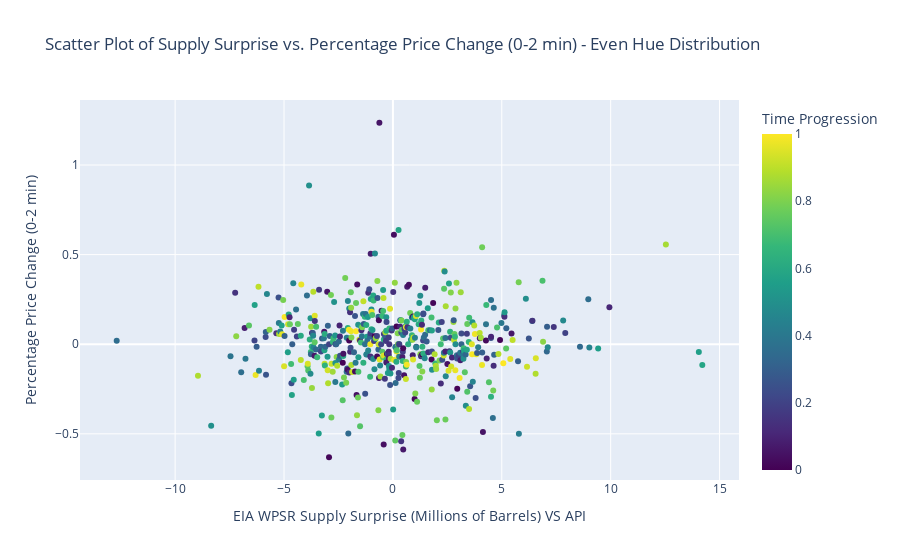

Write notebook code for a chart like this one.
### Code cell
date_percentage_change_df_api_sorted = date_percentage_change_df_api.sort_values(by='supply_surprise')

# Assuming date_percentage_change_df is already created and 'Start_Datetime' is a datetime column

# 1. Convert 'Start_Datetime' to datetime objects (ensure it's datetime)
date_percentage_change_df_api_sorted['Start_Datetime'] = pd.to_datetime(date_percentage_change_df_api_sorted['Start_Datetime'])

# 2. Calculate a numerical time representation for even color distribution
min_datetime = date_percentage_change_df_api_sorted['Start_Datetime'].min()
max_datetime = date_percentage_change_df_api_sorted['Start_Datetime'].max()

# Calculate the proportion of time elapsed since the earliest date
date_percentage_change_df_api_sorted['Time_Proportion'] = (date_percentage_change_df_api_sorted['Start_Datetime'] - min_datetime) / (max_datetime - min_datetime)

###############################################

# Assuming your DataFrame is called date_percentage_change_df_api_sorted
# and it's already loaded as shown in your example

# 1. Prepare the data
# Independent variable (predictor): supply_surprise
X = date_percentage_change_df_api_sorted['supply_surprise']

# Dependent variable (response): Percentage_Change_0to2min
y = date_percentage_change_df_api_sorted['Percentage_Change_0to2min']

# 2. Add a constant to the independent variable (for the intercept in the regression model)
X = sm.add_constant(X)  # statsmodels needs explicit constant for intercept

# If using sklearn, you don't need to add a constant manually
# For sklearn, X and y should generally be 2D arrays or DataFrames and Series respectively.

# 3. Fit the linear regression model using statsmodels (Ordinary Least Squares - OLS)
model = sm.OLS(y, X)
results = model.fit()

# Alternatively, using scikit-learn (sklearn):
# from sklearn.linear_model import LinearRegression
# model = LinearRegression()
# model.fit(X, y) # For sklearn, X should be DataFrame or 2D array, y should be Series or 1D array


# 4. Print the regression results (using statsmodels)
print(results.summary())

# If using sklearn, you would access coefficients and R-squared like this:
# if isinstance(model, LinearRegression): # Check if model is sklearn's LinearRegression for safety
#     print(f"Intercept: {model.intercept_}")
#     print(f"Coefficient for supply_surprise: {model.coef_[1]}") # [1] because coef_[0] would be for constant if constant was included in X
#     # To get R-squared with sklearn, you'd need to use sklearn.metrics.r2_score
#     from sklearn.metrics import r2_score
#     y_predicted = model.predict(X)
#     r_squared = r2_score(y, y_predicted)
#     print(f"R-squared: {r_squared}")


# Optional: Print just the coefficients and R-squared for brevity (using statsmodels results)
print("\n--- Coefficients ---")
print(results.params)
print("\n--- R-squared ---")
print(f"R-squared: {results.rsquared}")

X = date_percentage_change_df_api_sorted['supply_surprise']

# Dependent variable (response): Percentage_Change_0to2min
y = date_percentage_change_df_api_sorted['Percentage_Change_0to2min']

# 2. Get the weights from the 'Time_Proportion' column
weights = date_percentage_change_df_api_sorted['Time_Proportion'] + 1

# 3. Add a constant to the independent variable (for the intercept)
X = sm.add_constant(X)

# 4. Perform Weighted Least Squares (WLS) regression using statsmodels
weighted_model = sm.WLS(y, X, weights=weights) # Use sm.WLS and pass the weights
weighted_results = weighted_model.fit()

# 5. Print the weighted regression results
print(weighted_results.summary())

# Optional: Print just coefficients and R-squared for brevity
print("\n--- Weighted Coefficients ---")
print(weighted_results.params)
print("\n--- Weighted R-squared ---")
print(f"Weighted R-squared: {weighted_results.rsquared}")
#################################################################

# 3. Create the interactive scatter plot using Plotly Express, coloring by 'Time_Proportion'
fig_scatter_surprise_vs_pricechange_even_hue = px.scatter(
    date_percentage_change_df_api_sorted,
    x='supply_surprise',
    y='Percentage_Change_0to2min',
    color='Time_Proportion',  # Color by the numerical time proportion
    hover_data=['Date', 'Start_Datetime', 'End_Datetime', 'Start_Price', 'End_Price'],
    title='Scatter Plot of Supply Surprise vs. Percentage Price Change (0-2 min) - Even Hue Distribution',
    labels={
        'supply_surprise': 'EIA WPSR Supply Surprise (Millions of Barrels)',
        'Percentage_Change_0to2min': 'Percentage Price Change (0-2 min)',
        'Time_Proportion': 'Time Progression' # Label for color legend
    },
    color_continuous_scale=px.colors.sequential.Viridis # Keep the same or choose a different colorscale
)

fig_scatter_surprise_vs_pricechange_even_hue.update_layout(
    xaxis_title='EIA WPSR Supply Surprise (Millions of Barrels) VS API',
    yaxis_title='Percentage Price Change (0-2 min)'
)

fig_scatter_surprise_vs_pricechange_even_hue.show()
display(date_percentage_change_df_api_sorted)

### Figure 1 — Plotly figure (JSON) as saved in the notebook; plotly's stock layout.template omitted (floating-point values rounded to 4 significant figures; data arrays with more than 128 entries replaced by an {"elided": "..."} marker saying what was removed)
{"data": [{"customdata": {"elided": "503x5 mixed values"}, "hovertemplate": "EIA WPSR Supply Surprise (Millions of Barrels)=%{x}<br>Percentage Price Change (0-2 min)=%{y}<br>Date=%{customdata[0]}<br>Start_Datetime=%{customdata[1]}<br>End_Datetime=%{customdata[2]}<br>Start_Price=%{customdata[3]}<br>End_Price=%{customdata[4]}<br>Time Progression=%{marker.color}<extra></extra>", "legendgroup": "", "marker": {"color": {"elided": "503 float values"}, "coloraxis": "coloraxis", "symbol": "circle"}, "mode": "markers", "name": "", "orientation": "v", "showlegend": false, "type": "scatter", "x": {"elided": "503 float values"}, "xaxis": "x", "y": {"elided": "503 float values"}, "yaxis": "y"}], "layout": {"coloraxis": {"colorbar": {"title": {"text": "Time Progression"}}, "colorscale": [[0, "#440154"], [0.1111, "#482878"], [0.2222, "#3e4989"], [0.3333, "#31688e"], [0.4444, "#26828e"], [0.5556, "#1f9e89"], [0.6667, "#35b779"], [0.7778, "#6ece58"], [0.8889, "#b5de2b"], [1, "#fde725"]]}, "legend": {"tracegroupgap": 0}, "title": {"text": "Scatter Plot of Supply Surprise vs. Percentage Price Change (0-2 min) - Even Hue Distribution"}, "xaxis": {"anchor": "y", "domain": [0, 1], "title": {"text": "EIA WPSR Supply Surprise (Millions of Barrels) VS API"}}, "yaxis": {"anchor": "x", "domain": [0, 1], "title": {"text": "Percentage Price Change (0-2 min)"}}}}
